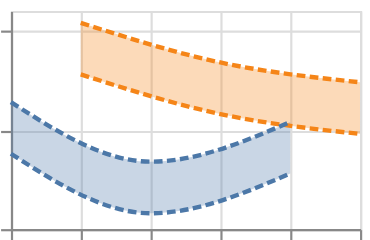

Specify this chart in Vega-Lite:
### Vega-Lite specification from a JSON file in a GitHub repository (floating-point values rounded to 4 significant figures)
{"$schema": "https://vega.github.io/schema/vega-lite/v6.json", "padding": 5, "autosize": "none", "data": {"values": [{"c": "A", "g": "p", "x": 1, "v": 3.8, "lo": 3, "hi": 8, "e": 0.5, "t": "2024-01-05"}, {"c": "A", "g": "p", "x": 1, "v": 5.1, "lo": 3, "hi": 8, "e": 0.8, "t": "2024-01-15"}, {"c": "A", "g": "p", "x": 1, "v": 6.4, "lo": 3, "hi": 8, "e": 1.1, "t": "2024-01-25"}, {"c": "A", "g": "q", "x": 2, "v": 7.8, "lo": 7, "hi": 12, "e": 0.5, "t": "2024-02-05"}, {"c": "A", "g": "q", "x": 2, "v": 9.1, "lo": 7, "hi": 12, "e": 0.8, "t": "2024-02-15"}, {"c": "A", "g": "q", "x": 2, "v": 10.4, "lo": 7, "hi": 12, "e": 1.1, "t": "2024-02-25"}, {"c": "B", "g": "p", "x": 3, "v": 0.8, "lo": 0, "hi": 5, "e": 0.5, "t": "2024-03-05"}, {"c": "B", "g": "p", "x": 3, "v": 2.1, "lo": 0, "hi": 5, "e": 0.8, "t": "2024-03-15"}, {"c": "B", "g": "p", "x": 3, "v": 3.4, "lo": 0, "hi": 5, "e": 1.1, "t": "2024-03-25"}, {"c": "B", "g": "q", "x": 4, "v": 5.8, "lo": 5, "hi": 10, "e": 0.5, "t": "2024-05-05"}, {"c": "B", "g": "q", "x": 4, "v": 7.1, "lo": 5, "hi": 10, "e": 0.8, "t": "2024-05-15"}, {"c": "B", "g": "q", "x": 4, "v": 8.4, "lo": 5, "hi": 10, "e": 1.1, "t": "2024-05-25"}, {"c": "C", "g": "p", "x": 5, "v": 2.8, "lo": 2, "hi": 7, "e": 0.5, "t": "2024-07-05"}, {"c": "C", "g": "p", "x": 5, "v": 4.1, "lo": 2, "hi": 7, "e": 0.8, "t": "2024-07-15"}, {"c": "C", "g": "p", "x": 5, "v": 5.4, "lo": 2, "hi": 7, "e": 1.1, "t": "2024-07-25"}, {"c": "C", "g": "q", "x": 6, "v": 4.8, "lo": 4, "hi": 9, "e": 0.5, "t": "2024-09-05"}, {"c": "C", "g": "q", "x": 6, "v": 6.1, "lo": 4, "hi": 9, "e": 0.8, "t": "2024-09-15"}, {"c": "C", "g": "q", "x": 6, "v": 7.4, "lo": 4, "hi": 9, "e": 1.1, "t": "2024-09-25"}]}, "width": 160, "height": 100, "mark": {"type": "errorband", "extent": "stdev", "interpolate": "monotone", "borders": {"strokeDash": [4, 2]}}, "encoding": {"x": {"field": "x", "type": "quantitative"}, "y": {"field": "v", "type": "quantitative"}, "color": {"field": "g", "type": "nominal"}}}
